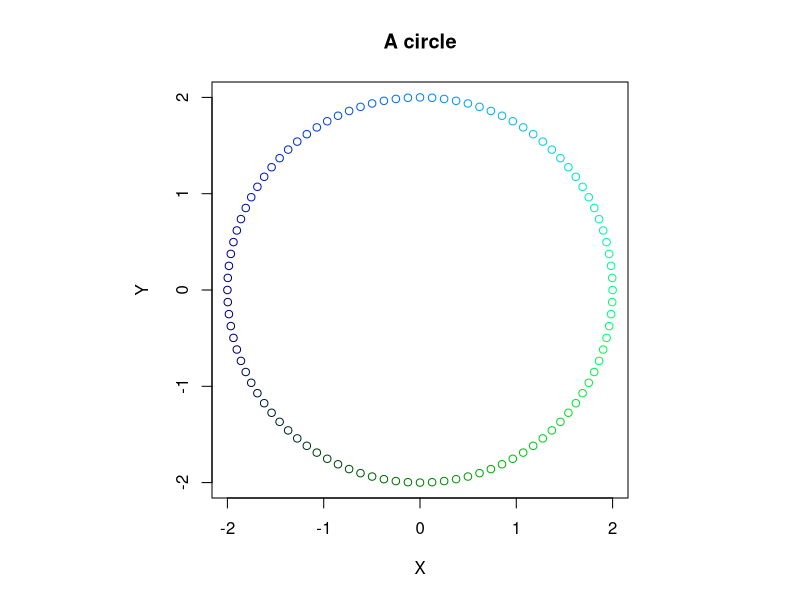
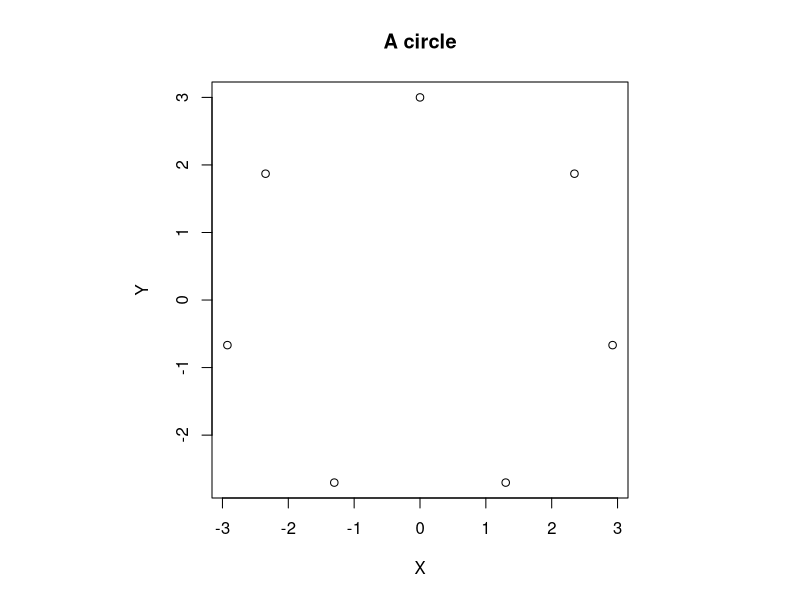
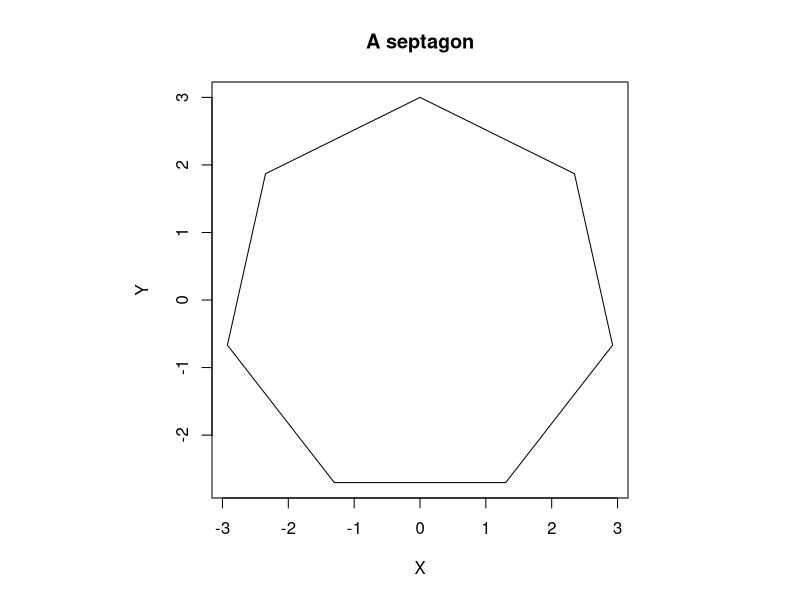
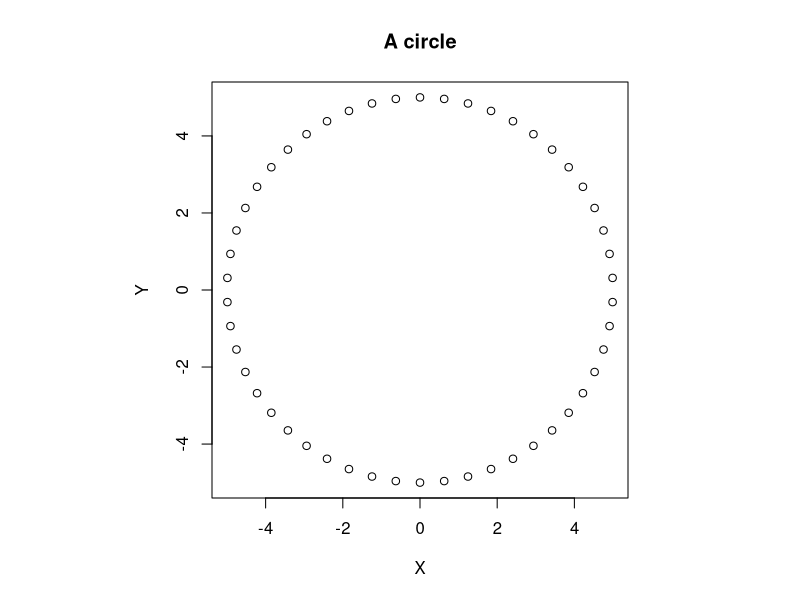
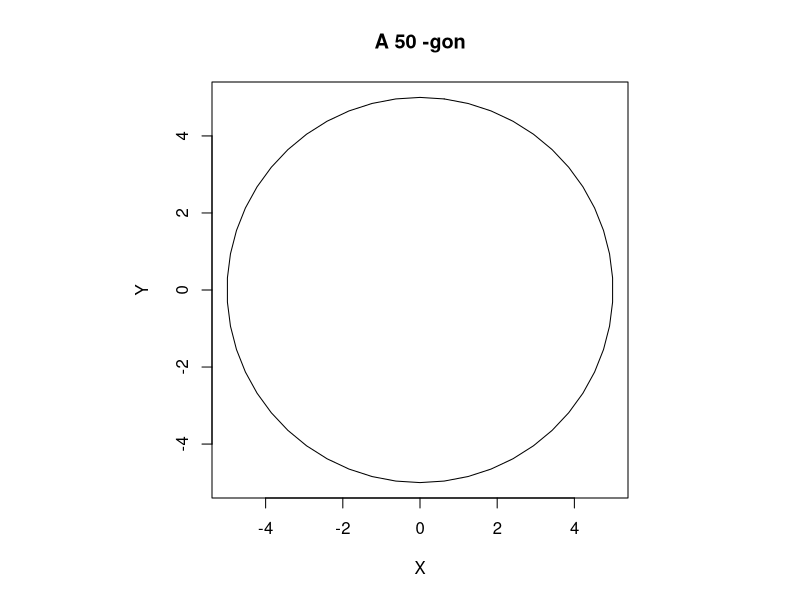
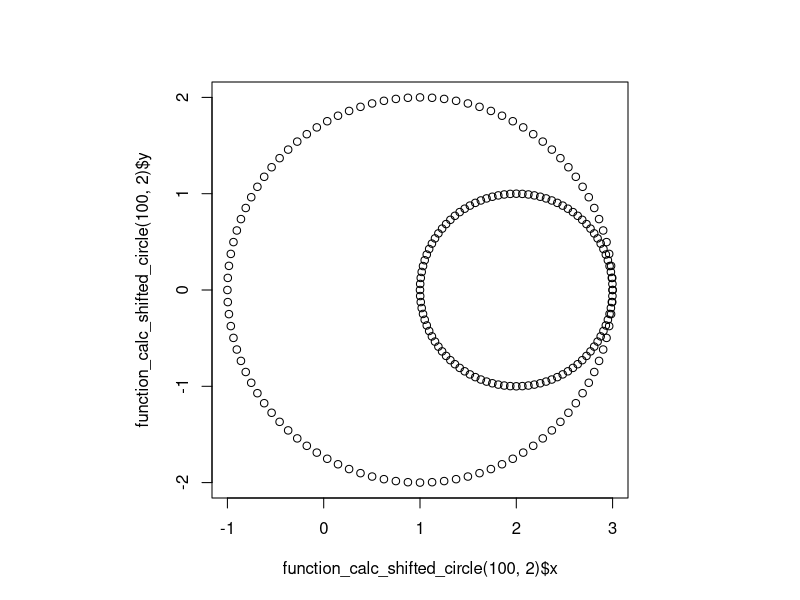

Write the R code that produced these figures, in order.
#Lab 2:
#Recreating function from previous Lab
function_circle <- function(NumberOfPoints, Radius, Colors = "default"){
  t <- (1:NumberOfPoints)/NumberOfPoints
  x <- sin(2*pi*t)
  y <- cos(2*pi*t)
  A <- list(x, y)
  par(pty="s")
  coloring <- rgb(0,0,0)
  if(Colors == "RG_Pretty"){
    coloring <- rgb(x*.5+.5,y*.5+.5,0)
  }else if(Colors == "GB_Pretty"){
    coloring <- rgb(0,x*.5+.5,y*.5+.5)
  }else if(Colors == "RB_Pretty"){
    coloring <- rgb(x*.5+.5,0,y*.5+.5,0)
  }
  A <- lapply(A,"*",Radius)
  plot(A[[1]], A[[2]], main="A circle", xlab="X", ylab="Y", col = coloring)
  par(pty="m")
  return (A)
}

function_circle(100,2, "GB_Pretty")

coords <- function_circle(7,3)
par(pty="s")
plot(coords[[1]], coords[[2]], main = "A septagon", xlab = "X", ylab="Y", type = "l")
lines(c(coords[[1]][7], coords[[1]][1]), c(coords[[2]][7], coords[[2]][1]))

function_ngon <- function(n, Radius){
  coords <- function_circle(n, Radius)
  par(pty="s")
  plot(coords[[1]], coords[[2]], main = toString(paste("A", n, "-gon")), xlab = "X", ylab="Y", type = "l")
  lines(c(tail(coords[[1]],1), coords[[1]][1]), c(tail(coords[[2]],1), coords[[2]][1]))
  par(pty="m")
  return (coords)
}

function_ngon(50, 5)

function_calc_shifted_circle <- function(NumberOfPoints, Radius#, Colors = "default"
                                         ){
  t <- (1:NumberOfPoints)/NumberOfPoints
  x <- sin(2*pi*t)
  y <- cos(2*pi*t)
  A <- list(x, y)
  #par(pty="s")
  # coloring <- rgb(0,0,0)
  # if(Colors == "RG_Pretty"){
  #   coloring <- rgb(x*.5+.5,y*.5+.5,0)
  # }else if(Colors == "GB_Pretty"){
  #   coloring <- rgb(0,x*.5+.5,y*.5+.5)
  # }else if(Colors == "RB_Pretty"){
  #   coloring <- rgb(x*.5+.5,0,y*.5+.5,0)
  # }
  A <- lapply(A,"*",Radius)
  #plot(A[[1]] + SHIFT, A[[2]], main="A circle", xlab="X", ylab="Y", col = coloring)
  #par(pty="m")
  return (A <- list(x = A[[1]]+ SHIFT, y = A[[2]]))
}

SHIFT <- 1
par(pty = "s")
plot(function_calc_shifted_circle(100, 2)$x,function_calc_shifted_circle(100, 2)$y)
SHIFT <- 2
points(function_calc_shifted_circle(100, 1)$x,function_calc_shifted_circle(100, 1)$y)
par(pty="m")

function_euler_number <- function(xValue, NthExpansion){
  summand <- 1
  Taylor <- 1
  for (j in 1:NthExpansion){
    Taylor <- Taylor*xValue/j
    summand <- summand + Taylor
  }
  return (summand)
}

print(function_euler_number(1,5))

#Exercise 1:
function_p_series <- function(NthTerm, Exponent){
  #Computes 1/(1^Exponent)+...+1/(NthTerm^Exponent)
  #Request is for a loop
  summand <- 0
  for (nthTerm in 1:NthTerm){
    summand <- summand + nthTerm ^ (-Exponent)
  }
  return (summand)
}
mysum <- function(N){
  return (function_p_series(N,2))
}
print(mysum(10))
print(mysum(50)) 
print(mysum(100))

#Exercise 2:
